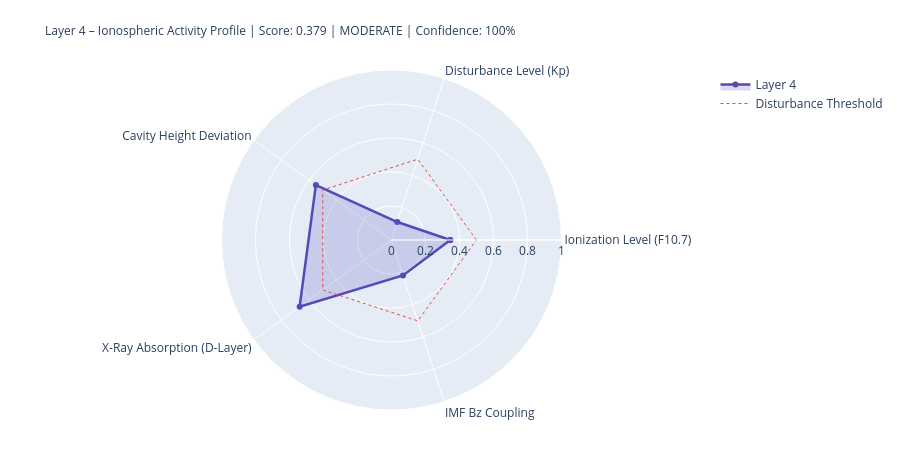

Write notebook code for a chart like this one.
### Markdown cell above
---
## 4. State Assessment & Handoff to Layer 5

### Code cell
# ============================================================
# LAYER-4-SCORE
# ============================================================

COMPONENTS = {
    'Ionization Level (F10.7)':    {'score': ioniz,       'source': 'primary' if f107_now else 'from_layer0', 'dynamic': True},
    'Disturbance Level (Kp)':          {'score': disturb,     'source': 'primary' if kp_now   else 'from_layer0', 'dynamic': True},
    'Cavity Height Deviation':    {'score': h_dev,       'source': 'derived',                                'dynamic': True},
    'X-Ray Absorption (D-Layer)':{'score': xray_ioniz,  'source': 'primary' if xray_now else 'missing',     'dynamic': True},
    'IMF Bz Coupling':             {'score': bz_coupling, 'source': 'primary' if bz_now   else 'from_layer0', 'dynamic': True},
}

available    = {k: v['score'] for k, v in COMPONENTS.items() if v['score'] is not None}
unavailable  = [k for k, v in COMPONENTS.items() if v['score'] is None]
layer4_score = round(sum(available.values()) / len(available), 4) if available else None
confidence   = round(len(available) / len(COMPONENTS), 2)
level = ('unknown' if layer4_score is None
         else 'quiet'   if layer4_score < 0.3
         else 'moderate' if layer4_score < 0.6
         else 'active')
dominant_l4 = max(available, key=available.get) if available else 'none'

# Resonance delta for Schumann SR-1
sr1_ref = schumann_freq(1, 80.0)
sr1_now = schumann_freq(1, h_eff)
sr1_delta_mhz = (sr1_now - sr1_ref) * 1000

# Propagation conditions
prop_cond = ('disturbed'   if kp_val > 4
             else 'unsettled' if kp_val > 2
             else 'normal')
if xray_class in ['X', 'M']:
    prop_cond = 'Radio-Blackout moeglich'

W = 68
print('=' * W)
print('LAYER 4 – IONOSPHERE – STATE ASSESSMENT')
print('=' * W)
for name, comp in COMPONENTS.items():
    s = comp['score']
    if s is not None:
        bar = '█' * int(s * 20) + '░' * (20 - int(s * 20))
        print(f'  {name:<36} {bar}  {s:.3f}  [{comp["source"]}]')
    else:
        print(f'  {name:<36} {"─" * 20}  n/a   [missing]')
print('-' * W)
print(f'  Score:          {layer4_score:.3f}  ({len(available)}/{len(COMPONENTS)} components)')
print(f'  Confidence:     {confidence:.0%}')
print(f'  Level:          {level.upper()}')
print(f'  Dominant:       {dominant_l4}')
print(f'  Cavity height:  {h_eff:.1f} km  (Ref: 80.0 km)')
print(f'  SR-1:           {sr1_now:.3f} Hz  (Δ {sr1_delta_mhz:+.1f} mHz vs. ref)')
print(f'  Propagation:    {prop_cond}')
print(f'  X-Ray:          {xray_class}-class  ({xray_now:.2e} W/m²)' if xray_now else '  X-Ray:          n/a')
print('=' * W)

# Radar
cats   = list(available.keys())
vals_r = list(available.values())
if len(cats) >= 3:
    fig = go.Figure()
    fig.add_trace(go.Scatterpolar(
        r=vals_r + [vals_r[0]], theta=cats + [cats[0]],
        fill='toself', fillcolor='rgba(83,74,183,0.20)',
        line=dict(color='#534AB7', width=2.5), name='Layer 4'
    ))
    fig.add_trace(go.Scatterpolar(
        r=[0.5] * (len(cats)+1), theta=cats + [cats[0]],
        line=dict(color='#E24B4A', dash='dot', width=1),
        mode='lines', name='Disturbance Threshold'
    ))
    fig.update_layout(
        title=dict(
            text=f'Layer 4 – Ionospheric Activity Profile | Score: {layer4_score:.3f} | {level.upper()} | Confidence: {confidence:.0%}',
            font=dict(size=12)
        ),
        polar=dict(radialaxis=dict(visible=True, range=[0, 1])),
        height=450, showlegend=True,
        margin=dict(l=80, r=80, t=70, b=40)
    )
    fig.show()

### Figure 1 — Plotly figure (JSON) as saved in the notebook; plotly's stock layout.template omitted (floating-point values rounded to 4 significant figures)
{"data": [{"fill": "toself", "fillcolor": "rgba(83,74,183,0.20)", "line": {"color": "#534AB7", "width": 2.5}, "name": "Layer 4", "r": [0.346, 0.111, 0.55, 0.668, 0.219, 0.346], "theta": ["Ionization Level (F10.7)", "Disturbance Level (Kp)", "Cavity Height Deviation", "X-Ray Absorption (D-Layer)", "IMF Bz Coupling", "Ionization Level (F10.7)"], "type": "scatterpolar"}, {"line": {"color": "#E24B4A", "dash": "dot", "width": 1}, "mode": "lines", "name": "Disturbance Threshold", "r": [0.5, 0.5, 0.5, 0.5, 0.5, 0.5], "theta": ["Ionization Level (F10.7)", "Disturbance Level (Kp)", "Cavity Height Deviation", "X-Ray Absorption (D-Layer)", "IMF Bz Coupling", "Ionization Level (F10.7)"], "type": "scatterpolar"}], "layout": {"height": 450, "margin": {"b": 40, "l": 80, "r": 80, "t": 70}, "polar": {"radialaxis": {"range": [0, 1], "visible": true}}, "showlegend": true, "title": {"font": {"size": 12}, "text": "Layer 4 – Ionospheric Activity Profile | Score: 0.379 | MODERATE | Confidence: 100%"}}}
